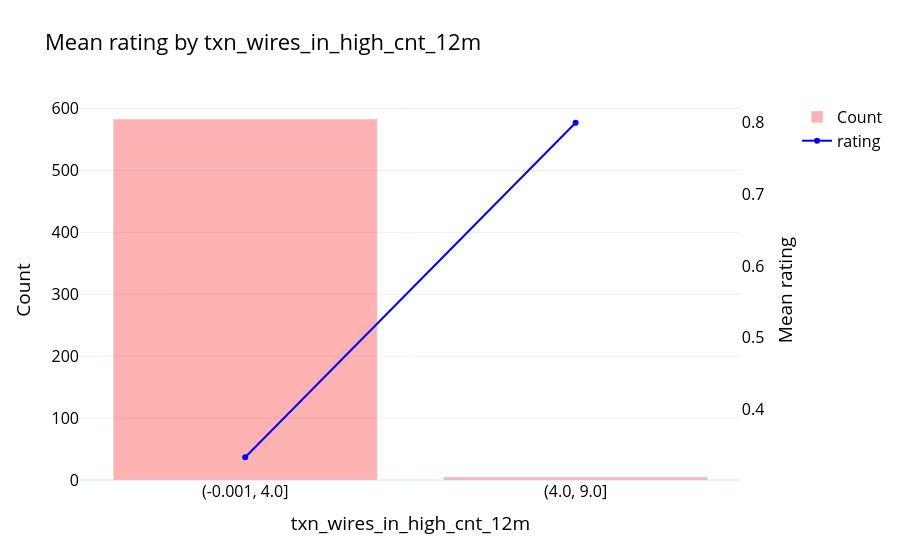

Notebook code for this chart:
### Markdown cell above
## txn_wires_in_high_cnt_12m
Count of wires received from high risk countries in the last 12 months

### Code cell
eda(df, "rating", "txn_wires_in_high_cnt_12m", bins = 2)

### Figure 1 — Plotly figure (JSON) as saved in the notebook; plotly's stock layout.template omitted (floating-point values rounded to 4 significant figures)
{"data": [{"marker": {"color": "red"}, "name": "Count", "opacity": 0.3, "type": "bar", "x": ["(-0.001, 4.0]", "(4.0, 9.0]"], "y": [583, 5]}, {"line": {"color": "blue"}, "mode": "lines+markers", "name": "rating", "type": "scatter", "x": ["(-0.001, 4.0]", "(4.0, 9.0]"], "xaxis": "x", "y": [0.3328, 0.8], "yaxis": "y2"}], "layout": {"font": {"color": "black", "size": 16}, "title": {"text": "Mean rating by txn_wires_in_high_cnt_12m"}, "xaxis": {"anchor": "y", "domain": [0.0, 0.94], "title": {"text": "txn_wires_in_high_cnt_12m"}, "type": "category"}, "yaxis": {"anchor": "x", "domain": [0.0, 1.0], "title": {"text": "Count"}}, "yaxis2": {"anchor": "x", "overlaying": "y", "showgrid": false, "side": "right", "tickmode": "auto", "title": {"text": "Mean rating"}}}}
